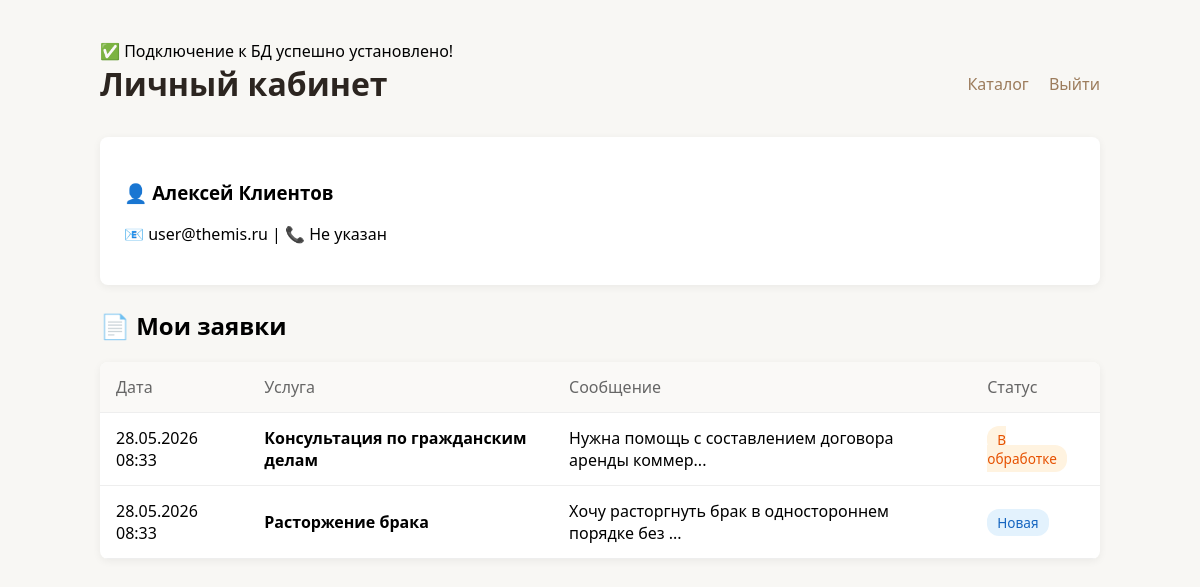
The app's page /public/dashboard.php (signed in) with its own data.
### tables this page shows
CREATE TABLE IF NOT EXISTS users (
    id INT AUTO_INCREMENT PRIMARY KEY,
    email VARCHAR(255) NOT NULL UNIQUE,
    password_hash VARCHAR(255) NOT NULL,
    first_name VARCHAR(100),
    last_name VARCHAR(100),
    phone VARCHAR(20),
    role ENUM('user', 'specialist', 'admin') DEFAULT 'user',
    created_at TIMESTAMP DEFAULT CURRENT_TIMESTAMP,
    updated_at TIMESTAMP DEFAULT CURRENT_TIMESTAMP ON UPDATE CURRENT_TIMESTAMP
);

CREATE TABLE IF NOT EXISTS applications (
    id INT AUTO_INCREMENT PRIMARY KEY,
    user_id INT NOT NULL,
    service_id INT NOT NULL,
    specialist_id INT DEFAULT NULL,
    status_id INT NOT NULL DEFAULT 1,
    client_message TEXT NOT NULL,
    specialist_response TEXT,
    created_at TIMESTAMP DEFAULT CURRENT_TIMESTAMP,
    updated_at TIMESTAMP DEFAULT CURRENT_TIMESTAMP ON UPDATE CURRENT_TIMESTAMP,
    FOREIGN KEY (user_id) REFERENCES users(id) ON DELETE RESTRICT,
    FOREIGN KEY (service_id) REFERENCES services(id) ON DELETE RESTRICT,
    FOREIGN KEY (specialist_id) REFERENCES users(id) ON DELETE SET NULL,
    FOREIGN KEY (status_id) REFERENCES statuses(id) ON DELETE RESTRICT
);

CREATE TABLE IF NOT EXISTS services (
    id INT AUTO_INCREMENT PRIMARY KEY,
    category_id INT NOT NULL,
    title VARCHAR(255) NOT NULL,
    description TEXT,
    price DECIMAL(10, 2) DEFAULT 0.00,
    is_active TINYINT(1) DEFAULT 1,
    created_at TIMESTAMP DEFAULT CURRENT_TIMESTAMP,
    updated_at TIMESTAMP DEFAULT CURRENT_TIMESTAMP ON UPDATE CURRENT_TIMESTAMP,
    FOREIGN KEY (category_id) REFERENCES categories(id) ON DELETE RESTRICT
);

CREATE TABLE IF NOT EXISTS statuses (
    id INT AUTO_INCREMENT PRIMARY KEY,
    name VARCHAR(50) NOT NULL,
    slug VARCHAR(50) NOT NULL UNIQUE,
    description VARCHAR(255)
);

### src/helpers/auth.php (called while the page is built, shortened)
<?php
function isAuth(): bool {
    return isset($_SESSION['user_id']) && !empty($_SESSION['user_id']);
}
function getCurrentUser(?PDO $pdo = null): ?array {
    $stmt = $pdo->prepare("SELECT id, email, first_name, last_name, role, created_at FROM users WHERE id = ?");
    $stmt->execute([$_SESSION['user_id']]);
    $user = $stmt->fetch();
    return $user ?: null;
}

### src/helpers/helpers.php (called while the page is built)
<?php
function e(string $text): string {
    return htmlspecialchars($text, ENT_QUOTES | ENT_SUBSTITUTE, 'UTF-8');
}

### public/dashboard.php (the view, shortened to what this page needs)
<?php
require_once __DIR__ . '/../src/helpers/helpers.php';
require_once __DIR__ . '/../src/helpers/auth.php';
$user = getCurrentUser($pdo);
$stmt = $pdo->prepare("
    SELECT a.id, a.created_at, a.client_message, a.specialist_response,
           s.name as status_name, sv.title as service_title
    FROM applications a
    JOIN statuses s ON a.status_id = s.id
    JOIN services sv ON a.service_id = sv.id
    WHERE a.user_id = ?
    ORDER BY a.created_at DESC
");
$stmt->execute([$_SESSION['user_id']]);
$apps = $stmt->fetchAll();
?>
<!DOCTYPE html>
<html lang="ru">
<head>
</head>
<body>
    <div class="header">
        <h1>Личный кабинет</h1>
        <div class="nav">
            <a href="/services.php">Каталог</a>
            <a href="/logout.php">Выйти</a>
        </div>
    </div>
    <div class="profile-card">
        <h3>👤 <?= e($user['first_name']) ?> <?= e($user['last_name']) ?></h3>
        <p>📧 <?= e($user['email']) ?> | 📞 <?= e($user['phone'] ?? 'Не указан') ?></p>
    </div>
    <h2>📄 Мои заявки</h2>
    <?php if (empty($apps)): ?>
        <div class="empty">У вас пока нет заявок. <a href="/services.php" style="color:#9c7c5c">Перейти в каталог</a></div>
    <?php else: ?>
        <table>
            <thead>
                <tr>
                    <th>Дата</th>
                    <th>Услуга</th>
                    <th>Сообщение</th>
                    <th>Статус</th>
                </tr>
            </thead>
            <tbody>
                <?php foreach ($apps as $app):
                    $statusClass = match($app['status_name']) {
                        'Новая' => 'status-new',
                        'В обработке', 'Подтверждена' => 'status-progress',
                        'Завершена' => 'status-done',
                        default => ''
                    };
                ?>
                <tr>
                    <td><?= date('d.m.Y H:i', strtotime($app['created_at'])) ?></td>
                    <td><strong><?= e($app['service_title']) ?></strong></td>
                    <td><?= e(mb_substr($app['client_message'], 0, 50)) ?>...</td>
                    <td><span class="status <?= $statusClass ?>"><?= e($app['status_name']) ?></span></td>
                </tr>
                <?php endforeach; ?>
            </tbody>
        </table>
    <?php endif; ?>
</body>
</html>

### public/dashboard.php (style rules this page uses)
body { font-family: system-ui, sans-serif; max-width: 1000px; margin: 40px auto; padding: 0 20px; background: #f8f7f4; }
.header { display: flex; justify-content: space-between; align-items: center; margin-bottom: 32px; }
h1 { margin: 0; color: #2c2520; }
.nav a { margin-left: 16px; color: #9c7c5c; text-decoration: none; }
.profile-card { background: #fff; padding: 24px; border-radius: 8px; margin-bottom: 24px; box-shadow: 0 2px 8px rgba(0,0,0,0.06); }
table { width: 100%; border-collapse: collapse; background: #fff; border-radius: 8px; overflow: hidden; box-shadow: 0 2px 8px rgba(0,0,0,0.06); }
th, td { padding: 14px 16px; text-align: left; border-bottom: 1px solid #eee; }
th { background: #faf9f7; color: #666; font-weight: 500; }
.status { padding: 4px 10px; border-radius: 12px; font-size: 0.85rem; font-weight: 500; }
.status-new { background: #e3f2fd; color: #1565c0; }
.status-progress { background: #fff3e0; color: #e65100; }

### records on screen
users: first_name "Алексей", last_name "Клиентов", email "user@themis.ru"
applications: created_at "28.05.2026 08:33", service.title "Консультация по гражданским делам", client_message "Нужна помощь с составлением договора аренды коммер", status.name "В обработке"
applications: created_at "28.05.2026 08:33", service.title "Расторжение брака", client_message "Хочу расторгнуть брак в одностороннем порядке без", status.name "Новая"

### other values on screen
$user['phone'] "Не указан"
